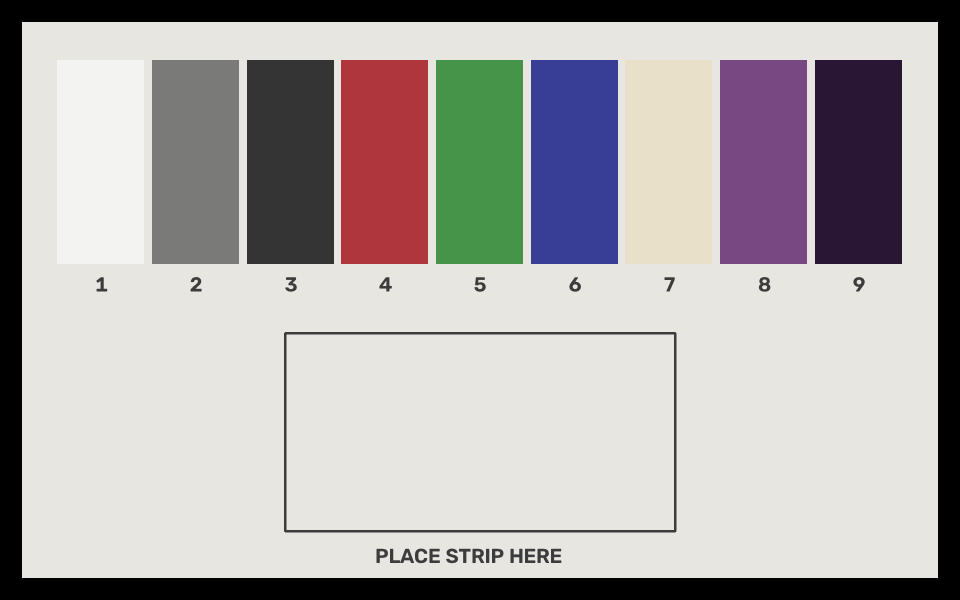
#> input picture chromaseal/printable_card.png, 1920 x 1200 px (shown at 1/2 size)
$ python -i colour_pipeline.py   (imports and definitions only)   (older library calls are emulated)
#> lines starting #> are read from the running program, lines starting #| are printed output that depends on the picture; after the words box and inside, x2 and y2 are one past the last pixel; in counts of white or black regions, pixels touching at a corner belong together
### chromaseal/reference_card.py
"""Reference card ("board") definition: nine patches plus a strip window.

The board is a black-bordered matte card. Its top part holds nine patches in
three groups of three (neutrals, primaries, reagent outcomes); its lower part
has an empty window where the mock test strip is placed. All geometry is given
as fractions of the board rectangle so the same layout works at any resolution.

TRUE VALUES: neutrals and primaries are nominal sRGB values (colour-checker
style). The three reagent patches are PLACEHOLDER ESTIMATES: printed patches
should be re-measured with the daylight-averaging procedure (brief section 6)
and these numbers replaced. This is a disclosed approximation, not
spectrophotometer-grade.
"""

BOARD_ASPECT = 1.6  # width / height

PATCH_ORDER = [
    "neutral_white", "neutral_grey", "neutral_black",
    "primary_red", "primary_green", "primary_blue",
    "reagent_pale", "reagent_intermediate", "reagent_positive",
]
VALIDATED = PATCH_ORDER[:6]   # used for the correction fit
REAGENT = PATCH_ORDER[6:]     # estimates: never used to fit

PATCH_TRUE_SRGB = {
    "neutral_white": (243, 243, 242),
    "neutral_grey": (122, 122, 121),
    "neutral_black": (52, 52, 52),
    "primary_red": (175, 54, 60),
    "primary_green": (70, 148, 73),
    "primary_blue": (56, 61, 150),
    "reagent_pale": (232, 224, 200),          # placeholder estimate
    "reagent_intermediate": (120, 72, 130),   # placeholder estimate
    "reagent_positive": (40, 22, 52),         # placeholder estimate
}

# --- per-card calibration -----------------------------------------------------
# A printer never reproduces the nominal values above, so each PRINTED card should be measured
# once (admin page "Calibration", or `python calibrate_card.py photos...`). The result is stored in
# card_calibration.json and overrides the nominal values for every patch it contains.
import json
import os

NOMINAL_SRGB = dict(PATCH_TRUE_SRGB)
CALIBRATION_PATH = os.environ.get(
    "CHROMASEAL_CARD_CAL", os.path.join(os.path.dirname(os.path.abspath(__file__)), "card_calibration.json"))
CALIBRATION_INFO = None
_loaded_mtime = "unset"


def _mtime(path):
    try:
        return os.path.getmtime(path)
    except OSError:
        return None


def load_calibration(path=None):
    """Apply a saved card calibration over the nominal values. Returns its metadata or None."""
    global CALIBRATION_INFO, _loaded_mtime
    path = path or CALIBRATION_PATH
    PATCH_TRUE_SRGB.update(NOMINAL_SRGB)
    _loaded_mtime = _mtime(path)
    if _loaded_mtime is None:
        CALIBRATION_INFO = None
        return None
    with open(path) as fh:
        data = json.load(fh)
    for name, rgb in data["patches"].items():
        if name in PATCH_TRUE_SRGB:
            PATCH_TRUE_SRGB[name] = tuple(int(round(v)) for v in rgb)
    CALIBRATION_INFO = {k: v for k, v in data.items() if k != "patches"}
    return CALIBRATION_INFO


# [23 lines left out: functions save_calibration, reset_calibration, sync_calibration, not called in this run]


load_calibration()

# Layout, fractions of the board (x, y, w, h)
_ROW_X0, _ROW_X1 = 0.06, 0.94
_ROW_Y, _ROW_H = 0.10, 0.34
_GAP = 0.008
STRIP_WINDOW = (0.30, 0.56, 0.40, 0.32)


# [9 lines left out: function patch_boxes, not called in this run]


def strip_box(board_w, board_h):
    return _to_px(STRIP_WINDOW, board_w, board_h)


def _to_px(frac, w, h):
    fx, fy, fw, fh = frac
    return (int(fx * w), int(fy * h), int(fw * w), int(fh * h))

### chromaseal/colour_pipeline.py
"""Colour pipeline: quality gate, card location, correction fit, classification.

Implements brief sections 3-5. Everything that touches colour maths works on
linear RGB (0..1); values are converted back to gamma-encoded sRGB only for
skimage.color.rgb2lab, which expects sRGB.
"""
import cv2
import numpy as np
from skimage.color import deltaE_ciede2000, rgb2lab

import reference_card as card

# --- tunable placeholders (set from real test photos) -----------------------
BLUR_THRESHOLD = 100.0        # Laplacian variance, on image resized to GATE_WIDTH
GATE_WIDTH = 800
GLARE_BRIGHTNESS = 250
GLARE_AREA = 0.02
MAX_CLIPPED_FRACTION = 0.20   # per patch
MIN_FIT_PATCHES = 5           # unclipped calibration patches needed (of 6); a clipped one is dropped from the fit
MAX_FIT_RESIDUAL = 5.0        # mean dE2000 on the validated patches
MIN_CARD_AREA_FRACTION = 0.25  # contour fallback only


# --- 3.1 linearisation ------------------------------------------------------
def srgb_to_linear(c):
    c = np.asarray(c, dtype=np.float64)
    return np.where(c <= 0.04045, c / 12.92, ((c + 0.055) / 1.055) ** 2.4)


def linear_to_srgb(c):
    c = np.clip(c, 0, 1)
    return np.where(c <= 0.0031308, 12.92 * c, 1.055 * c ** (1 / 2.4) - 0.055)


# --- 3.2 patch sampling -----------------------------------------------------
# [29 lines left out: functions sample_patch, fit_correction, not called in this run]


def apply_correction(M, rgb_linear):
    v = np.append(np.asarray(rgb_linear, dtype=np.float64), 1.0)
    return v @ M


# [7 lines left out: function apply_correction_image, not called in this run]


# --- 3.4 Lab and distance ---------------------------------------------------
def to_lab(rgb_linear):
    srgb = linear_to_srgb(np.asarray(rgb_linear, dtype=np.float64))
    return rgb2lab(srgb.reshape(1, 1, 3))[0, 0]


def srgb_uint8_to_lab(rgb):
    return to_lab(srgb_to_linear(np.asarray(rgb, dtype=np.float64) / 255.0))


# [20 lines left out: functions color_distance, decide, not called in this run]


# --- 4 quality gate ---------------------------------------------------------
def is_blurry(gray_image, threshold=BLUR_THRESHOLD):
    variance = cv2.Laplacian(gray_image, cv2.CV_64F).var()
    return bool(variance < threshold), float(variance)


def has_glare(gray_image, brightness_thresh=GLARE_BRIGHTNESS, area_thresh=GLARE_AREA):
    bright_fraction = np.mean(gray_image > brightness_thresh)
    return bool(bright_fraction > area_thresh), float(bright_fraction)


# [7 lines left out: function _gate_gray, not called in this run]


# --- 5 finding the card -----------------------------------------------------
def find_card(gray_image):
    edges = cv2.Canny(gray_image, 50, 150)
    contours, _ = cv2.findContours(edges, cv2.RETR_EXTERNAL, cv2.CHAIN_APPROX_SIMPLE)
    if not contours:
        return None
    card_contour = max(contours, key=cv2.contourArea)
    return cv2.boundingRect(card_contour)  # (x, y, w, h)


def _aspect_ok(w, h):
    return abs((w / h) / card.BOARD_ASPECT - 1) <= 0.25


WARP_W, WARP_H = 1200, 750      # canonical board size (aspect 1.6)
DETECT_MAX_SIDE = 1800          # detect on a downscaled copy; keeps large phone photos fast
MIN_LUM_STEP = 8                # white > grey > black patch luminance, in sRGB levels


# [15 lines left out: functions _order_corners, _quad_from_contour, not called in this run]


MIN_ROW_CORRELATION = 0.85      # observed vs expected brightness of the nine patches


# [48 lines left out: functions _row_lums, _frame_quads, _warp_candidates, not called in this run]


# --- locating the card from its patches -------------------------------------
# Real prints often lose or shrink the black border (printer margins, "fit to page"), and on a sunlit
# wooden table the paper and the table look alike. The nine patches themselves are the reliable
# feature: flat, tall rectangles in an evenly spaced row. Find them, then fit a homography from
# their corners to the known layout.
PATCH_DETECT_WIDTH = 900


# [212 lines left out: functions _flat_patch_rects, _row_of_patches, _patch_row_boards, _board_score, locate_board, _invalid and 1 more, not called in this run]

>>> import cv2
>>> picture = cv2.imread('printable_card.png', cv2.IMREAD_GRAYSCALE)
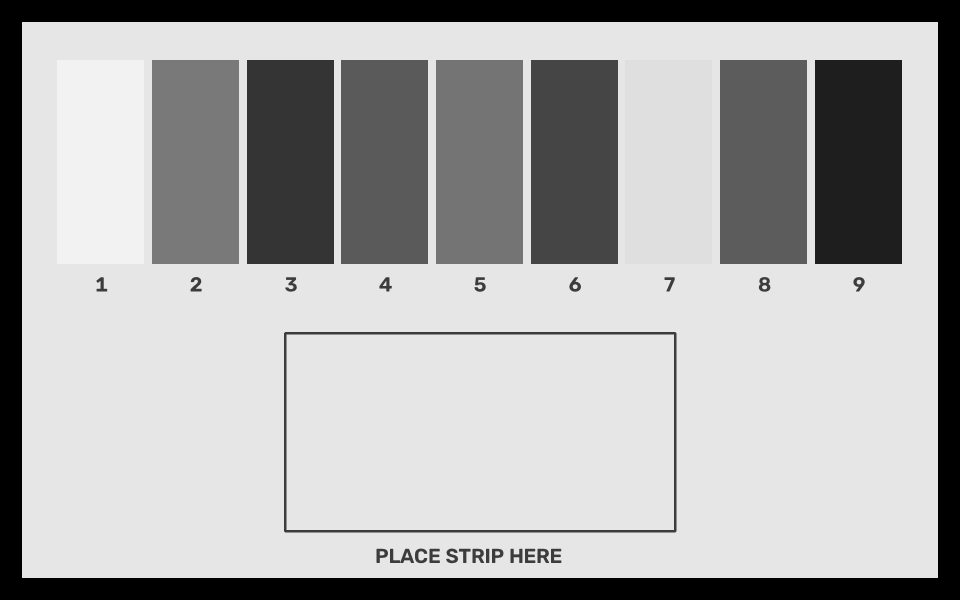
#> picture: shape (1200, 1920) (shown at 1/2 size); min 0, max 242, mean 170
>>> result = find_card(picture)
#> in find_card, `edges = cv2.Canny(gray_image, 50, 150)`:
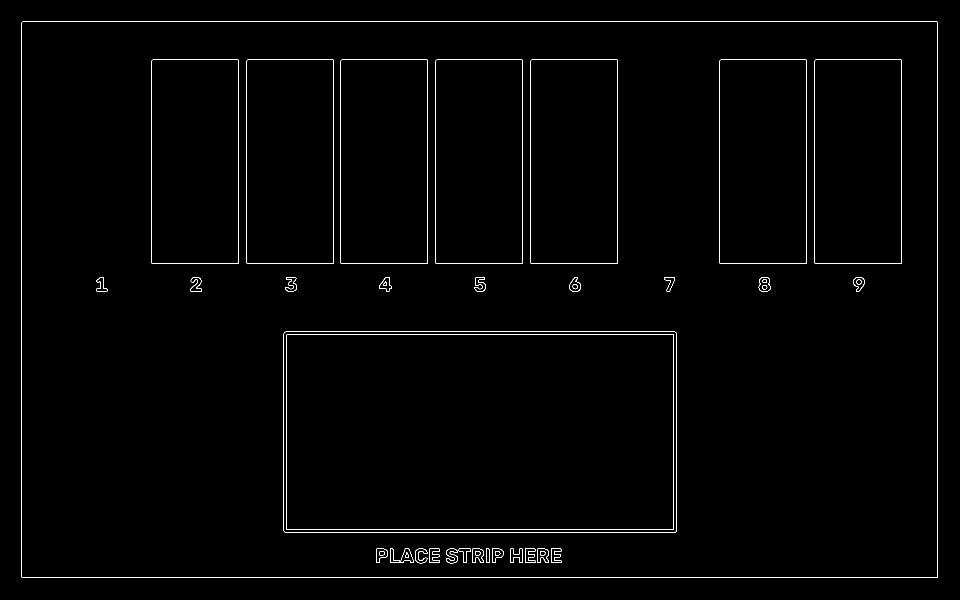
#> edges: shape (1200, 1920) (shown at 1/2 size); 0.95% white in thin lines or dots, all inside (x1, y1, x2, y2) = (43, 43, 1876, 1156)
#> in find_card, `contours, _ = cv2.findContours(edges, cv2.RETR_EXTERNAL, cv2.CHAIN_APP..`: contours = 1 item
#> in find_card, `card_contour = max(contours, key=cv2.contourArea)`: card_contour = [[45, 43], [43, 45], [43, 1154], [44, 1155], [1875, 1155], [1875, 44], [1874, 43]]
#> result = (43, 43, 1833, 1113)
